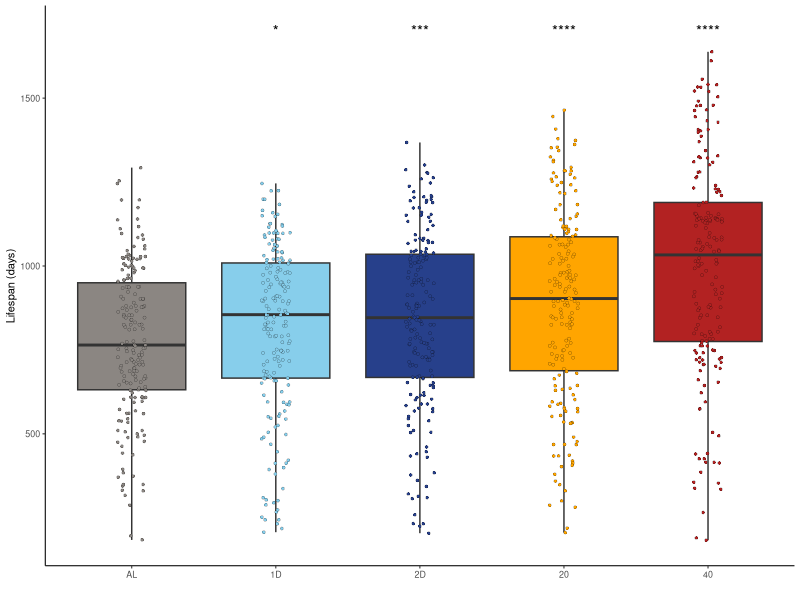

Generate this figure with R:
## ---- chunk 1
library(tidyverse)
library(survival)
library(survminer)

diet.palette <- c(AL="seashell4",
                  `1D`="skyblue",
                  `2D`="royalblue4",
                  `20`="orange",
                  `40`="firebrick")
## ---- chunk 2
df <- read.csv("../data/metadata/AnimalData_Processed_20230712.csv")
## ---- chunk 3
filt.df <- df %>% 
  
  # exclude mice that died prior to start of DR
  dplyr::filter(SurvDays > 179) 

nrow(df)
nrow(filt.df)
## ---- chunk 4
table(filt.df$Died)
## ---- chunk 5
(surv.fit <- survfit(Surv(SurvDays, Died) ~ Diet, data= filt.df))
## ---- chunk 6
median.df <- data.frame(quantile(surv.fit, probs=0.5)$quantile) %>% 
  setNames("median") %>%
  rownames_to_column("Diet") %>% 
  mutate(Diet = str_sub(Diet, 6, 7)) %>% 
  mutate(Diet = factor(Diet, levels=c("AL", "1D", "2D", "20", "40")))
## ---- chunk 7
(pairwise.logrank.res <- pairwise_survdiff(Surv(SurvDays, Died) ~ Diet, data= filt.df))
## ---- chunk 8
(pairwise.logrank.pval.df <- pairwise.logrank.res$p.value["AL", ] %>% 
  data.frame() %>% 
  setNames("pval") %>% 
  rownames_to_column("Diet") %>% 
  mutate(pval.symbol = case_when(
    pval < 0.0001 ~ "****",
    pval < 0.001 ~ "***",
    pval < 0.01 ~ "**",
    pval < 0.05 ~ "*",
    TRUE ~ "ns")))
## ---- chunk 9
(lifespan.boxplots <- filt.df %>% 
   dplyr::filter(Died) %>%
   mutate(Diet = factor(Diet, levels=c("AL", "1D", "2D", "20", "40"))) %>% 
   ggplot(aes(x=Diet, y=SurvDays)) +
   geom_boxplot(aes(fill=Diet), outlier.shape=NA) +
   geom_jitter(aes(fill=Diet), shape=21, color="black", 
               width=0.1, stroke=0.1, size=1) +
   geom_text(aes(y=1700, label=pval.symbol), data=pairwise.logrank.pval.df) +
   labs(x="", y="Lifespan (days)") +
   theme_classic(base_size=8) +
   scale_color_manual(values=diet.palette) +
   scale_fill_manual(values=diet.palette) +
   theme(legend.position="none"))
## ---- chunk 10
# pdf("../plots/lifespan_boxplots.pdf", height=2, width=2)
# lifespan.boxplots
# dev.off()
